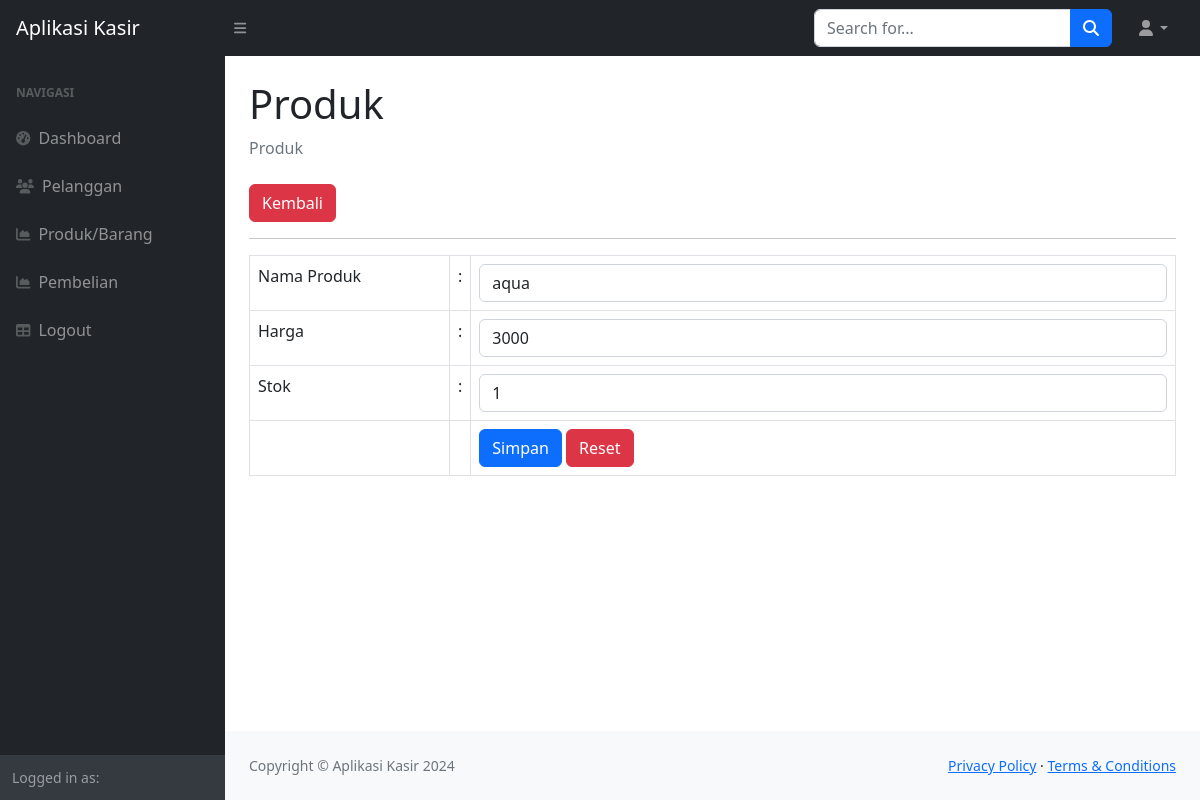
The app's page /?page=produk_ubah&&id=7 with its own data.
### tables this page shows
CREATE TABLE `produk` (
  `id_produk` int(11) NOT NULL,
  `nama_produk` varchar(255) DEFAULT NULL,
  `harga` int(11) DEFAULT NULL,
  `stok` int(11) DEFAULT NULL
);

### produk_ubah.php (the view, shortened to what this page needs)
<?php
$id= $_GET['id'];
   $query = mysqli_query($koneksi, "SELECT*FROM produk WHERE id_produk=$id");
   $data = mysqli_fetch_array($query);
   ?>
<div class="container-fluid px-4">
    <h1 class="mt-4">Produk</h1>
        <ol class="breadcrumb mb-4">
            <li class="breadcrumb-item active">Produk</li>
        </ol>
        <a href="?page=produk" class="btn btn-danger"> Kembali</a>
        <hr>
        <form method="post">
            <table class="table table-bordered">
                <tr>
                    <td width="200">Nama Produk</td>
                    <td width="1">:</td>
                    <td><input class="form-control" value="<?php echo $data['nama_produk']; ?>" type="text" name="nama_produk"></td>
                </tr>
                <tr>
                    <td>Harga</td>
                    <td>:</td>
                    <td><input class="form-control" type="number" value="<?php echo $data['harga']; ?>" step="0" name="harga"></td>
                </tr>
                <tr>
                    <td>Stok</td>
                    <td>:</td>
                    <td><input class="form-control" type="number" step="0" value="<?php echo $data['stok']; ?>"  name="stok"></td>
                </tr>
                <tr>
                    <td></td>
                    <td></td>
                    <td>
                        <button type="submit" class="btn btn-primary">Simpan</button>
                        <button type="reset" class="btn btn-danger">Reset</button>
                    </td>
                </tr>
            </table>
        </form>
</div>

### records on screen
produk: nama_produk "aqua", harga "3000", stok "1"
